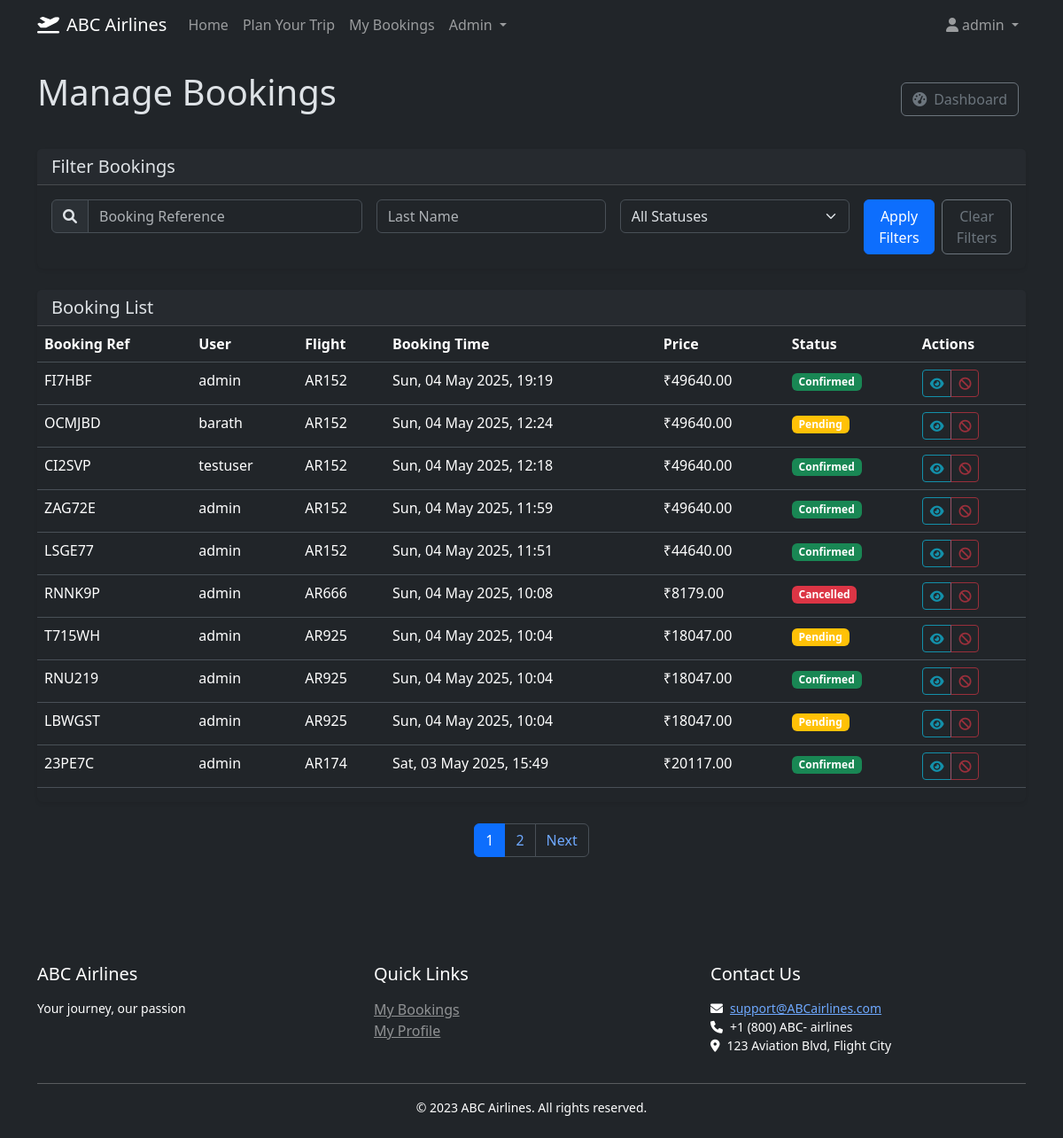
The page /admin/bookings (signed in) on the database as committed earlier.
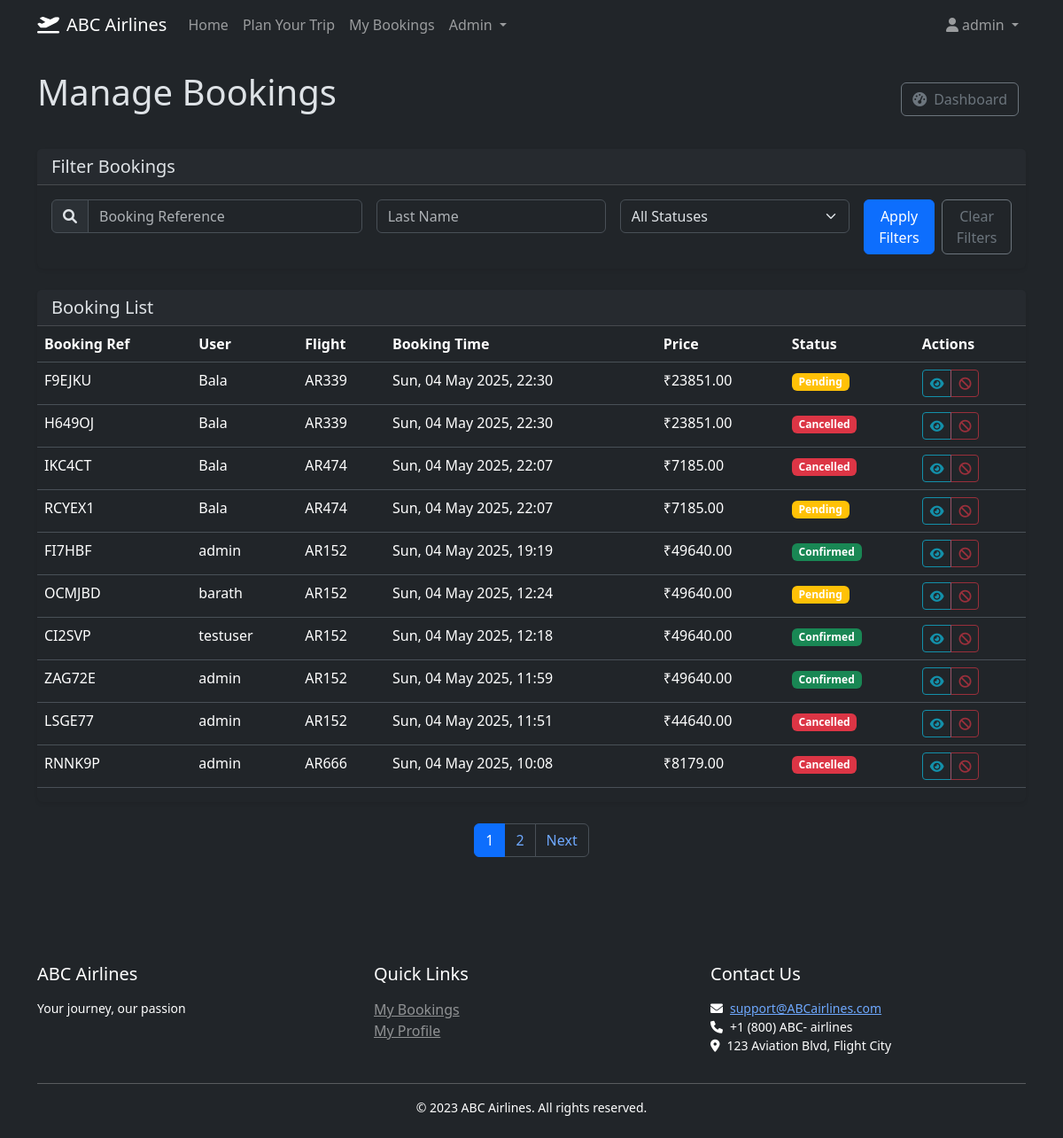
The same page on the database as committed later.
### models.py (models this page shows, shortened)
class Booking(db.Model):
    __tablename__ = 'bookings'
    id = db.Column(db.Integer, primary_key=True)
    user_id = db.Column(db.Integer, db.ForeignKey('users.id'), nullable=False)
    flight_id = db.Column(db.Integer, db.ForeignKey('flights.id'), nullable=False)
    booking_time = db.Column(db.DateTime, nullable=False)
    status = db.Column(db.String(20), nullable=False)
    price_paid = db.Column(db.Float, nullable=False)
    booking_reference = db.Column(db.String(6), unique=True, nullable=False)
    payment_id = db.Column(db.String(100))
    passengers = db.relationship('Passenger', backref='booking', lazy=True)
    seat_numbers = db.relationship('Seat', backref='booking', lazy=True)

class User(UserMixin, db.Model):
    __tablename__ = 'users'
    id = db.Column(db.Integer, primary_key=True)
    username = db.Column(db.String(80), unique=True, nullable=False)
    email = db.Column(db.String(120), unique=True, nullable=False)
    password_hash = db.Column(db.String(128), nullable=False)
    is_admin = db.Column(db.Boolean, default=False)
    frequent_flyer_points = db.Column(db.Integer, default=0)
    created_at = db.Column(db.DateTime, nullable=False, default=datetime.utcnow)  # Add created_at
    bookings = db.relationship('Booking', backref='user', lazy=True)

class Flight(db.Model):
    __tablename__ = 'flights'
    id = db.Column(db.Integer, primary_key=True)
    flight_number = db.Column(db.String(10), nullable=False)
    origin = db.Column(db.String(3), nullable=False)
    destination = db.Column(db.String(3), nullable=False)
    departure_time = db.Column(db.DateTime, nullable=False)
    arrival_time = db.Column(db.DateTime, nullable=False)
    aircraft_type = db.Column(db.String(50), nullable=False)
    seats_total = db.Column(db.Integer, nullable=False)
    seats_available = db.Column(db.Integer, nullable=False)
    price = db.Column(db.Float, nullable=False)
    status = db.Column(db.String(20), nullable=False)
    bookings = db.relationship('Booking', backref='flight', lazy=True)

### routes.py (the view)
@app.route('/admin/bookings', methods=['GET'])
@login_required
def admin_bookings():
    if not current_user.is_admin:
        flash('Access denied', 'danger')
        return redirect(url_for('index'))
    search = request.args.get('search', '')
    status = request.args.get('status', '')
    page = request.args.get('page', 1, type=int)
    per_page = 10
    form = BookingSearchForm()  # Instantiate the form
    query = Booking.query
    if search:
        query = query.filter(Booking.booking_reference.ilike(f'%{search}%'))
    if status:
        query = query.filter_by(status=status)
    query = query.order_by(Booking.booking_time.desc())
    pagination = query.paginate(page=page, per_page=per_page, error_out=False)
    bookings = pagination.items
    app.logger.debug(f"Retrieved {len(bookings)} bookings (total: {pagination.total})")
    return render_template(
        'admin/bookings.html',
        bookings=bookings,
        pagination=pagination,
        search=search,
        status=status,
        get_user_by_id=get_user_by_id,
        get_flight_by_id=get_flight_by_id,
        format_datetime=format_datetime,
        form=form  # Pass the form
    )

### forms.py
class BookingSearchForm(FlaskForm):
    booking_reference = StringField('Booking Reference', validators=[DataRequired(), Length(min=6, max=6)])
    last_name = StringField('Last Name', validators=[DataRequired()])
    submit = SubmitField('Search')

### app.py (called while the page is built)
@login_manager.user_loader
def load_user(user_id):
    from models import User
    return User.query.get(int(user_id))

### data.py (called while the page is built)
def get_flight_by_id(flight_id):
    return Flight.query.get(flight_id)

def get_user_by_id(user_id):
    return User.query.get(user_id)

### routes.py (called while the page is built)
@app.context_processor
def utility_processor():
    return {
        'format_datetime': format_datetime,
        'format_date': format_date,
        'format_time': format_time,
        'format_price': format_price
    }

### utils.py (called while the page is built)
def format_datetime(dt):
    if not dt:
        return ""
    return dt.strftime("%a, %d %b %Y, %H:%M")

def format_price(price):
    if price is not None:
        return f"\u20B9{price:.2f}"
    return "Not available"

### templates/admin/bookings.html (shortened to what the changed rows need)
{% extends "base.html" %}
{% block content %}
<div class="mb-4">
    <div class="d-flex justify-content-between align-items-center mb-4">
        <h1>Manage Bookings</h1>
    </div>
    <div class="card">
        <div class="table-responsive">
            <table class="table table-hover">
                <thead>
                    <tr>
                        <th>Booking Ref</th>
                        <th>User</th>
                        <th>Flight</th>
                        <th>Booking Time</th>
                        <th>Price</th>
                        <th>Status</th>
                        <th>Actions</th>
                    </tr>
                </thead>
                <tbody>
                    {% for booking in bookings %}
                    <tr>
                        <td>{{ booking.booking_reference }}</td>
                        <td>
                            {% set user = get_user_by_id(booking.user_id) %}
                            {{ user.username if user else 'Unknown' }}
                        </td>
                        <td>
                            {% set flight = get_flight_by_id(booking.flight_id) %}
                            {{ flight.flight_number if flight else 'Unknown' }}
                        </td>
                        <td>{{ format_datetime(booking.booking_time) }}</td>
                        <td>{{ format_price(booking.price_paid) }}</td>
                        <td>
                            <span class="badge {{ 'bg-success' if booking.status == 'Confirmed' else 'bg-warning' if booking.status == 'Pending' else 'bg-danger' if booking.status == 'Cancelled' else 'bg-secondary' }}">
                                {{ booking.status }}
                            </span>
                        </td>
                        <td>
                            <div class="btn-group btn-group-sm">
                                <button type="button" class="btn btn-outline-info" title="View Details" disabled>
                                    <i class="fas fa-eye"></i>
                                </button>
                                <button type="button" class="btn btn-outline-danger" title="Cancel Booking" disabled>
                                    <i class="fas fa-ban"></i>
                                </button>
                            </div>
                        </td>
                    </tr>
                    {% endfor %}
                </tbody>
            </table>
        </div>
    </div>
    {% if pagination %}
    <nav aria-label="Page navigation">
        <ul class="pagination justify-content-center mt-4">
            {% for page in pagination.iter_pages() %}
            {% if page %}
            <li class="page-item {% if page == pagination.page %}active{% endif %}">
                <a class="page-link" href="{{ url_for('admin_bookings', page=page, search=search, status=status) }}">{{ page }}</a>
            </li>
            {% else %}
            <li class="page-item disabled"><span class="page-link">...</span></li>
            {% endif %}
            {% endfor %}
        </ul>
    </nav>
    {% endif %}
</div>
{% endblock %}

### templates/base.html (shortened to what this page needs)
<!DOCTYPE html>
<html lang="en" data-bs-theme="dark">
<head>
    <link rel="stylesheet" href="https://cdn.jsdelivr.net/npm/bootstrap@5.3.3/dist/css/bootstrap.min.css">
    <link rel="stylesheet" href="https://cdnjs.cloudflare.com/ajax/libs/font-awesome/6.0.0/css/all.min.css">
    <link rel="stylesheet" href="{{ url_for('static', filename='css/custom.css') }}">
</head>
<body>
    <nav class="navbar navbar-expand-lg navbar-dark bg-dark mb-4">
        <div class="container">
            <a class="navbar-brand" href="{{ url_for('index') }}">
                <i class="fas fa-plane-departure me-2"></i>ABC Airlines
            </a>
            <div class="collapse navbar-collapse" id="navbarNav">
                <ul class="navbar-nav me-auto">
                    <li class="nav-item">
                        <a class="nav-link" href="{{ url_for('index') }}">Home</a>
                    </li>
                    <li class="nav-item">
                        <button class="btn btn-link nav-link" data-bs-toggle="modal" data-bs-target="#travelModal">Plan Your Trip</button>
                    </li>
                    {% if current_user.is_authenticated %}
                    <li class="nav-item">
                        <a class="nav-link" href="{{ url_for('my_bookings') }}">My Bookings</a>
                    </li>
                    {% endif %}
                    {% if current_user.is_authenticated and current_user.is_admin %}
                    <li class="nav-item dropdown">
                        <a class="nav-link dropdown-toggle" href="#" id="adminDropdown" role="button" data-bs-toggle="dropdown">
                            Admin
                        </a>
                    </li>
                    {% endif %}
                </ul>
                <ul class="navbar-nav">
                    {% if current_user.is_authenticated %}
                    <li class="nav-item dropdown">
                        <a class="nav-link dropdown-toggle" href="#" id="userDropdown" role="button" data-bs-toggle="dropdown">
                            <i class="fas fa-user me-1"></i>{{ current_user.username }}
                        </a>
                    </li>
                    {% endif %}
                </ul>
            </div>
        </div>
    </nav>
    <main class="container pb-4">
        {% block content %}{% endblock %}
    </main>
    <footer class="bg-dark text-white mt-5 py-4">
        <div class="container">
            <div class="row">
                <div class="col-md-4">
                    <h5>ABC Airlines</h5>
                    <p class="small">Your journey, our passion</p>
                </div>
                <div class="col-md-4">
                    <h5>Quick Links</h5>
                    <ul class="list-unstyled">
                        {% if current_user.is_authenticated %}
                        <li><a href="{{ url_for('my_bookings') }}" class="text-white-50">My Bookings</a></li>
                        <li><a href="{{ url_for('profile') }}" class="text-white-50">My Profile</a></li>
                        {% else %}
                        <li><a href="{{ url_for('login') }}" class="text-white-50">Login</a></li>
                        <li><a href="{{ url_for('register') }}" class="text-white-50">Register</a></li>
                        {% endif %}
                    </ul>
                </div>
                <div class="col-md-4">
                    <h5>Contact Us</h5>
                    <p class="small">
                        <i class="fas fa-envelope me-2"></i><a href="mailto:support@ABCairlines.com">support@ABCairlines.com</a><br>
                        <i class="fas fa-phone me-2"></i>+1 (800) ABC- airlines<br>
                        <i class="fas fa-map-marker-alt me-2"></i>123 Aviation Blvd, Flight City
                    </p>
                </div>
            </div>
            <hr class="my-3">
            <div class="text-center">
                <p class="small mb-0">&copy; 2023 ABC Airlines. All rights reserved.</p>
            </div>
        </div>
    </footer>
</body>
</html>

Rows that differ between the two databases and show on the page:
no longer on this page (row unchanged): Booking: booking_reference "T715WH", {{ user.username if user else 'Unknown' }} "admin", booking_time "Sun, 04 May 2025, 10:04", price_paid "₹18047.00", status "Pending"
no longer on this page (row unchanged): Flight: flight_number "AR925"
no longer on this page (row unchanged): Booking: booking_reference "RNU219", {{ user.username if user else 'Unknown' }} "admin", booking_time "Sun, 04 May 2025, 10:04", price_paid "₹18047.00", status "Confirmed"
no longer on this page (row unchanged): Booking: booking_reference "LBWGST", {{ user.username if user else 'Unknown' }} "admin", booking_time "Sun, 04 May 2025, 10:04", price_paid "₹18047.00", status "Pending"
no longer on this page (row unchanged): Booking: booking_reference "23PE7C", {{ user.username if user else 'Unknown' }} "admin", booking_time "Sat, 03 May 2025, 15:49", price_paid "₹20117.00", status "Confirmed"
no longer on this page (row unchanged): Flight: flight_number "AR174"
added Booking: booking_reference "F9EJKU", booking_time "Sun, 04 May 2025, 22:30", price_paid "₹23851.00", status "Pending"
added User: username "Bala"
now on this page (row edited): Flight: flight_number "AR339"
added Booking: booking_reference "H649OJ", booking_time "Sun, 04 May 2025, 22:30", price_paid "₹23851.00", status "Cancelled"
added Booking: booking_reference "IKC4CT", booking_time "Sun, 04 May 2025, 22:07", price_paid "₹7185.00", status "Cancelled"
now on this page (row edited): Flight: flight_number "AR474"
added Booking: booking_reference "RCYEX1", booking_time "Sun, 04 May 2025, 22:07", price_paid "₹7185.00", status "Pending"
changed Booking "LSGE77": status "Confirmed" → "Cancelled"
